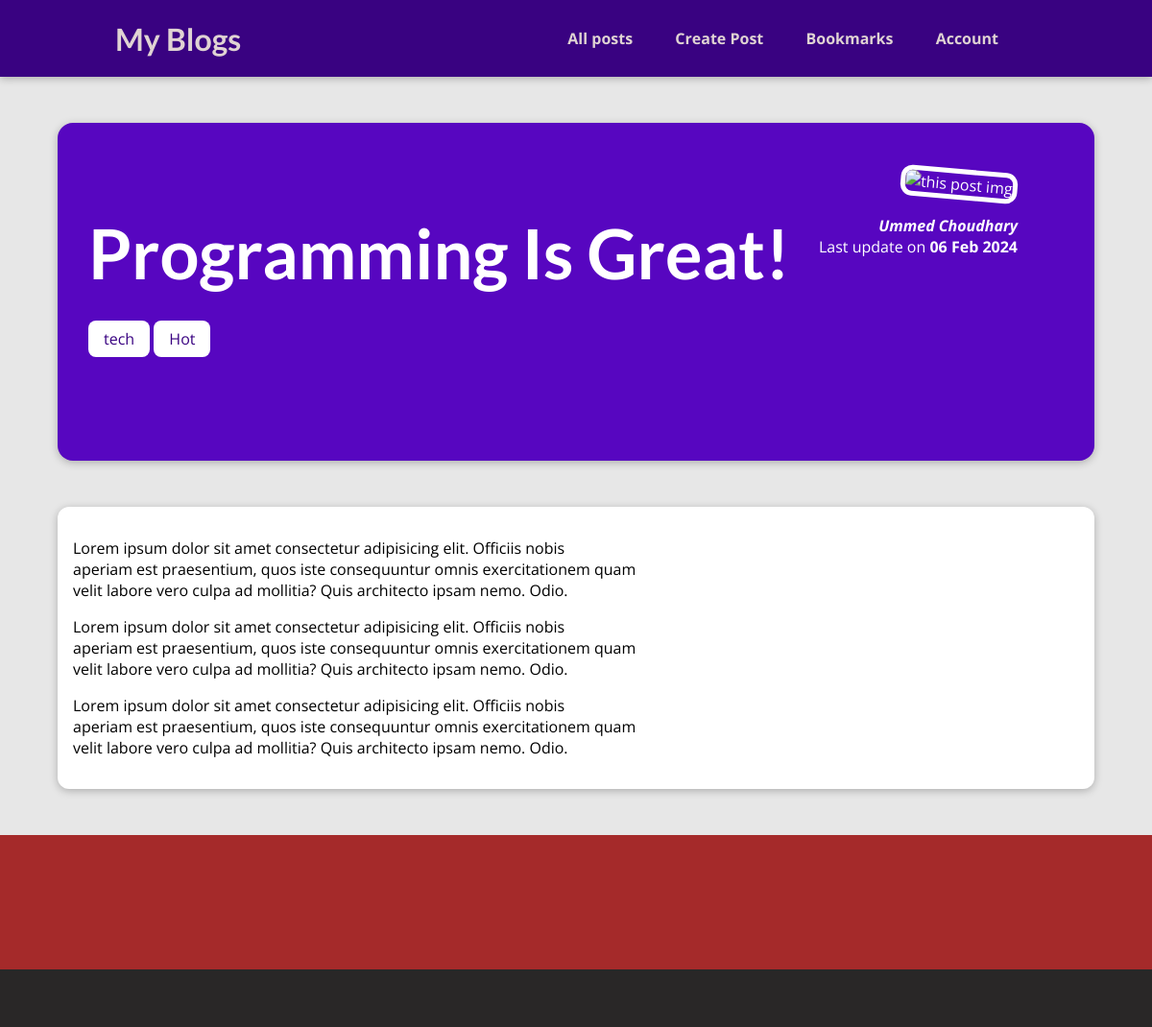
Page /posts/programming-is-fun on the committed database.
### blog/models.py (models this page shows, shortened)
class Post(models.Model):
    title=models.CharField(max_length=100)
    excerpt = models.CharField(max_length=200)
    image_name = models.ImageField(upload_to='static/blog/')
    date = models.DateField(auto_now=True)
    slug = models.SlugField(unique = True)
    content = models.TextField()
    author = models.ForeignKey(Author,null=True,on_delete = models.SET_NULL,related_name = "posts")
    tags = models.ManyToManyField(Tag)

class Tag(models.Model):
    caption = models.CharField(max_length = 20)

class Author(models.Model):
    first_name = models.CharField(max_length=50)
    last_name = models.CharField(max_length=50)
    email = models.EmailField()
    def __str__(self):
        return f"{self.first_name} {self.last_name}"

### blog/views.py (the view)
# urls.py: path("posts/<slug>",views.postDetail,name="postDetail")
def postDetail(request,slug):
    iPost = Post.objects.all().get(slug = slug)
    return render(request,"blog/postDetail.html",{'post':iPost,"post_tag":iPost.tags.all()})

### blog/templates/Blog/postDetail.html (shortened to what this page needs)
{% extends "base.html" %}
{% load static  %}
{% block css_file%}
<link rel="stylesheet" href="{% static "blog/postDetail.css" %}">
{% endblock%}
{% block content%}
<section id="summary">
    <h2>{{post.title}}</h2>
    <div>
        {% for i in post_tag %}
        <span class="tag">{{i.caption}}</span>
        {% endfor %}
    </div>
    <article>
        <img src="{% static "blog/images/img1.jpg" %}" alt="this post img">
        <address><a href="mailto:{{ post.author.email }}">{{post.author}}</a></address>
        <div>
            Last update on <time>{{post.date|date:"d M Y" }}</time>
        </div>
    </article>
</section>
<main>
    {{post.content | linebreaks}}
</main>
{% endblock %}

### static/app.css (style rules this page uses)
* { box-sizing: border-box; }
html { font-family: 'Open Sans', 'Lato', sans-serif; }
body { margin: 0; }
h1, h2, h3 { font-family: 'Lato', sans-serif; font-weight: bold; }

### blog/static/blog/postDetail.css (style rules this page uses)
body { background-color: #e7e7e7; }
#summary { margin: 8rem auto 3rem auto; padding: 2rem; width: 90%; max-width: 90rem; border-radius: 16px; background-color: #5706c0; position: relative; box-shadow: 0 2px 8px rgba(0, 0, 0, 0.25); height: 22rem; }
#summary h2 { color: white; font-size: 4.5rem; margin-bottom: 0.25rem; padding-bottom: 2rem; }
#summary article { position: absolute; top: 2rem; right: 3rem; padding: 1rem 2rem; border-radius: 12px; text-align: right; color: white; }
#summary article img { width: 12rem; height: 12rem; border-radius: 12px; transform: rotateZ(5deg); border: 5px solid white; margin-bottom: 1rem; }
#summary address { font-weight: bold; }
#summary time { font-weight: bold; }
#summary a { color: white; text-decoration: none; }
main { width: 90%; max-width: 90rem; margin: 3rem auto; background-color: white; padding: 1rem; border-radius: 12px; box-shadow: 0 2px 8px rgba(0, 0, 0, 0.25); }
.tag { background-color: white; color: #390281; padding: 0.5rem 1rem; border-radius: 8px; }

### rows in the picture
Post: title "Programming Is Great!", author "Ummed Choudhary", date "06 Feb 2024", content "Lorem ipsum dolor sit amet consectetur adipisicing elit. Officiis nobis aperiam est praesentium, quos iste consequuntur omnis exercitationem quam velit labore vero culpa ad mollitia? Quis architecto ipsam nemo. Odio. Lorem ipsum dolor sit amet consectetur adipisicing elit. Officiis nobis aperiam est praesentium, quos iste consequuntur omnis exercitationem quam velit labore vero culpa ad mollitia? Quis architecto ipsam nemo. Odio. Lorem ipsum dolor sit amet consectetur adipisicing elit. Officiis nobis aperiam est praesentium, quos iste consequuntur omnis exercitationem quam velit labore vero culpa ad mollitia? Quis architecto ipsam nemo. Odio."
Tag: caption "tech"
Tag: caption "Hot"
